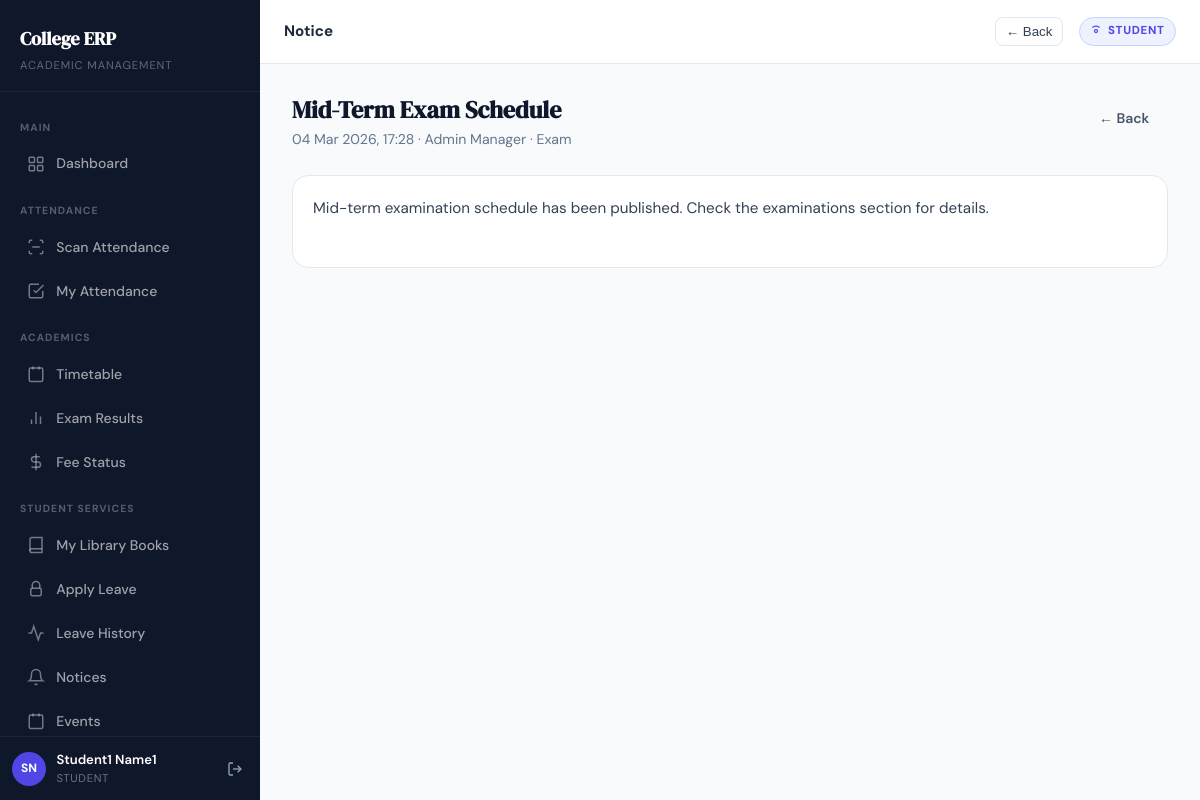
The app's page /notices/2/ (signed in) with its own data.
### apps/accounts/models.py (models this page shows, shortened)
class CustomUser(AbstractUser):
    first_name    = models.CharField(max_length=100)
    last_name     = models.CharField(max_length=100)
    email         = models.EmailField(unique=True)
    mobile_number = models.CharField(max_length=10, unique=True, null=True, blank=True)
    role          = models.CharField(max_length=20, choices=Role.choices)
    is_verified   = models.BooleanField(default=False)
    is_approved   = models.BooleanField(default=False)
    class Meta:
        indexes = [
            models.Index(fields=["role"]),
            models.Index(fields=["is_approved"]),
        ]
    @property
    def full_name(self):
        return f"{self.first_name} {self.last_name}".strip() or self.username
    @property
    def is_erp_manager(self):
        return self.role == Role.ERP_MANAGER or self.is_superuser

### apps/notices/models.py (models this page shows, shortened)
class Notice(TimeStampedModel):
    title = models.CharField(max_length=200)
    content = models.TextField()
    category = models.ForeignKey(
        NoticeCategory, on_delete=models.SET_NULL, null=True, blank=True,
        related_name="notices"
    )
    posted_by = models.ForeignKey(
        settings.AUTH_USER_MODEL, on_delete=models.CASCADE, related_name="notices"
    )
    target_role = models.CharField(max_length=20, choices=TARGET_CHOICES, default="ALL")
    is_pinned = models.BooleanField(default=False)
    attachment = models.FileField(upload_to="notices/", blank=True)
    class Meta:
        ordering = ["-is_pinned", "-created_at"]

class NoticeCategory(TimeStampedModel):
    name = models.CharField(max_length=50, unique=True)
    class Meta:
        ordering = ["name"]
        verbose_name_plural = "Notice categories"

### apps/notices/views.py (the view)
# urls.py: path("<int:notice_id>/",        views.notice_detail,  name="notice_detail"),
@login_required
def notice_detail(request, notice_id):
    notice = get_object_or_404(
        Notice.objects.select_related("category", "posted_by"),
        pk=notice_id,
    )
    return render(request, "notices/notice_detail.html", {"notice": notice})

### templates/notices/notice_detail.html (shortened to what this page needs)
{% extends "base.html" %}
{% block topbar_title %}Notice{% endblock %}
{% block content %}
<div class="page-header fade-in-up">
    <div>
        <div class="page-header-title">{{ notice.title }}</div>
        <div class="page-header-subtitle">
            {{ notice.created_at|date:"d M Y, H:i" }} · {{ notice.posted_by.full_name }}
            {% if notice.category %} · {{ notice.category.name }}{% endif %}
        </div>
    </div>
    <a href="{% url 'notice_list' %}" class="btn btn-outline">← Back</a>
</div>
<div class="card fade-in-up">
    <div class="card-body">
        <div style="white-space:pre-wrap;font-size:.95rem;color:var(--gray-700);line-height:1.7">{{ notice.content }}
        </div>
    </div>
</div>
{% endblock %}

### templates/base.html (shortened to what this page needs)
{% load static %}
<!DOCTYPE html>
<html lang="en">
<head>
  <link rel="stylesheet" href="{% static 'css/style.css' %}">
</head>
<body>
{% if request.user.is_authenticated %}
<div class="app-shell">
  <aside class="sidebar" id="sidebar">
    <div class="sidebar-logo">
      <a href="{% url 'dashboard' %}" class="sidebar-logo-text">College ERP</a>
      <div class="sidebar-logo-sub">Academic Management</div>
    </div>
    <nav class="sidebar-nav">
      <div class="sidebar-section-label">Main</div>
      <a href="{% url 'dashboard' %}"
         class="sidebar-link {% if request.resolver_match.url_name == 'dashboard' %}active{% endif %}">
        <svg viewBox="0 0 24 24" fill="none" stroke="currentColor" stroke-width="2">
          <rect x="3" y="3" width="7" height="7" rx="1"/><rect x="14" y="3" width="7" height="7" rx="1"/>
          <rect x="14" y="14" width="7" height="7" rx="1"/><rect x="3" y="14" width="7" height="7" rx="1"/>
        </svg>
        Dashboard
      </a>
      {% if request.user.role == "STUDENT" %}
      <div class="sidebar-section-label">Attendance</div>
      <a href="{% url 'scan_attendance' %}"
         class="sidebar-link {% if request.resolver_match.url_name == 'scan_attendance' %}active{% endif %}">
        <svg viewBox="0 0 24 24" fill="none" stroke="currentColor" stroke-width="2">
          <path d="M3 7V5a2 2 0 0 1 2-2h2"/><path d="M21 7V5a2 2 0 0 0-2-2h-2"/>
          <path d="M3 17v2a2 2 0 0 0 2 2h2"/><path d="M21 17v2a2 2 0 0 1-2 2h-2"/>
          <line x1="7" y1="12" x2="17" y2="12"/>
        </svg>
        Scan Attendance
      </a>
      <a href="{% url 'my_attendance' %}"
         class="sidebar-link {% if request.resolver_match.url_name == 'my_attendance' %}active{% endif %}">
        <svg viewBox="0 0 24 24" fill="none" stroke="currentColor" stroke-width="2">
          <polyline points="9 11 12 14 22 4"/><path d="M21 12v7a2 2 0 0 1-2 2H5a2 2 0 0 1-2-2V5a2 2 0 0 1 2-2h11"/>
        </svg>
        My Attendance
      </a>
      <div class="sidebar-section-label">Academics</div>
      <a href="{% url 'my_timetable' %}"
         class="sidebar-link {% if request.resolver_match.url_name == 'my_timetable' %}active{% endif %}">
        <svg viewBox="0 0 24 24" fill="none" stroke="currentColor" stroke-width="2">
          <rect x="3" y="4" width="18" height="18" rx="2"/><line x1="16" y1="2" x2="16" y2="6"/><line x1="8" y1="2" x2="8" y2="6"/>
        </svg>
        Timetable
      </a>
      <a href="{% url 'my_results' %}"
         class="sidebar-link {% if request.resolver_match.url_name == 'my_results' %}active{% endif %}">
        <svg viewBox="0 0 24 24" fill="none" stroke="currentColor" stroke-width="2">
          <line x1="18" y1="20" x2="18" y2="10"/><line x1="12" y1="20" x2="12" y2="4"/><line x1="6" y1="20" x2="6" y2="14"/>
        </svg>
        Exam Results
      </a>
      <a href="{% url 'my_fees' %}"
         class="sidebar-link {% if request.resolver_match.url_name == 'my_fees' %}active{% endif %}">
        <svg viewBox="0 0 24 24" fill="none" stroke="currentColor" stroke-width="2">
          <line x1="12" y1="1" x2="12" y2="23"/><path d="M17 5H9.5a3.5 3.5 0 0 0 0 7h5a3.5 3.5 0 0 1 0 7H6"/>
        </svg>
        Fee Status
      </a>
      <div class="sidebar-section-label">Student Services</div>
      <a href="{% url 'my_books' %}"
         class="sidebar-link {% if request.resolver_match.url_name == 'my_books' %}active{% endif %}">
        <svg viewBox="0 0 24 24" fill="none" stroke="currentColor" stroke-width="2">
          <path d="M4 19.5A2.5 2.5 0 0 1 6.5 17H20"/><path d="M6.5 2H20v20H6.5A2.5 2.5 0 0 1 4 19.5V4.5A2.5 2.5 0 0 1 6.5 2z"/>
        </svg>
        My Library Books
      </a>
      <a href="{% url 'apply_leave' %}"
         class="sidebar-link {% if request.resolver_match.url_name == 'apply_leave' %}active{% endif %}">
        <svg viewBox="0 0 24 24" fill="none" stroke="currentColor" stroke-width="2">
          <path d="M7 11V7a5 5 0 0 1 10 0v4"/><rect x="5" y="11" width="14" height="10" rx="2"/>
        </svg>
        Apply Leave
      </a>
      <a href="{% url 'leave_history' %}"
         class="sidebar-link {% if request.resolver_match.url_name == 'leave_history' %}active{% endif %}">
        <svg viewBox="0 0 24 24" fill="none" stroke="currentColor" stroke-width="2">
          <polyline points="22 12 18 12 15 21 9 3 6 12 2 12"/>
        </svg>
        Leave History
      </a>
      <a href="{% url 'notice_list' %}"
         class="sidebar-link {% if request.resolver_match.url_name == 'notice_list' %}active{% endif %}">
        <svg viewBox="0 0 24 24" fill="none" stroke="currentColor" stroke-width="2">
          <path d="M18 8a6 6 0 0 0-12 0c0 7-3 9-3 9h18s-3-2-3-9"/><path d="M13.73 21a2 2 0 0 1-3.46 0"/>
        </svg>
        Notices
      </a>
      <a href="{% url 'event_list' %}"
         class="sidebar-link {% if request.resolver_match.url_name == 'event_list' %}active{% endif %}">
        <svg viewBox="0 0 24 24" fill="none" stroke="currentColor" stroke-width="2">
          <rect x="3" y="4" width="18" height="18" rx="2"/><line x1="16" y1="2" x2="16" y2="6"/><line x1="8" y1="2" x2="8" y2="6"/>
        </svg>
        Events
      </a>
      {% endif %}
    </nav>
    <div class="sidebar-footer">
      <div class="sidebar-user">
        <div class="sidebar-avatar">
          {{ request.user.first_name|first|upper }}{{ request.user.last_name|first|upper }}
        </div>
        <div class="sidebar-user-info">
          <div class="sidebar-user-name">{{ request.user.full_name }}</div>
          <div class="sidebar-user-role">{{ request.user.get_role_display }}</div>
        </div>
        <form method="post" action="{% url 'logout' %}" style="margin:0;">
          <button type="submit" class="sidebar-logout" title="Logout" style="border:none;background:transparent;cursor:pointer;">
            <svg width="16" height="16" viewBox="0 0 24 24" fill="none" stroke="currentColor" stroke-width="2">
              <path d="M9 21H5a2 2 0 0 1-2-2V5a2 2 0 0 1 2-2h4"/>
              <polyline points="16 17 21 12 16 7"/><line x1="21" y1="12" x2="9" y2="12"/>
            </svg>
          </button>
        </form>
      </div>
    </div>
  </aside>
  <div class="main-content">
    <header class="topbar">
      <span class="topbar-title">{% block topbar_title %}Dashboard{% endblock %}</span>
      <button
        type="button"
        onclick="if (window.history.length > 1) { window.history.back(); } else { window.location.href='{% url 'dashboard' %}'; }"
        style="margin-left:.75rem;border:1px solid var(--gray-200);background:#fff;border-radius:.5rem;padding:.35rem .6rem;cursor:pointer;color:var(--gray-700);font-weight:500;"
        aria-label="Go back"
        title="Go back"
      >
        ← Back
      </button>
      <span class="topbar-badge">
        <svg width="12" height="12" viewBox="0 0 24 24" fill="none" stroke="currentColor" stroke-width="2.5">
          <circle cx="12" cy="12" r="3"/>
          <path d="M19.07 4.93A10 10 0 0 0 12 2a10 10 0 0 0-7.07 2.93"/>
        </svg>
        {{ request.user.get_role_display }}
      </span>
    </header>
    <main class="page-content">
      {% block content %}{% endblock %}
    </main>
  </div>
</div>
{% else %}
<!-- ════════════════════════════════════════════════════════
     UNAUTHENTICATED LAYOUT (no sidebar)
═════════════════════════════════════════════════════════ -->
{% block outer_content %}{% endblock %}
{% endif %}
</body>
</html>

### records on screen
CustomUser: user.first_name|first "S", user.last_name|first "N", user.full_name "Student1 Name1", user.role "STUDENT"
Notice: title "Mid-Term Exam Schedule", created_at "04 Mar 2026, 17:28", posted_by.full_name "Admin Manager", category.name "Exam", content "Mid-term examination schedule has been published. Check the examinations section for details."
